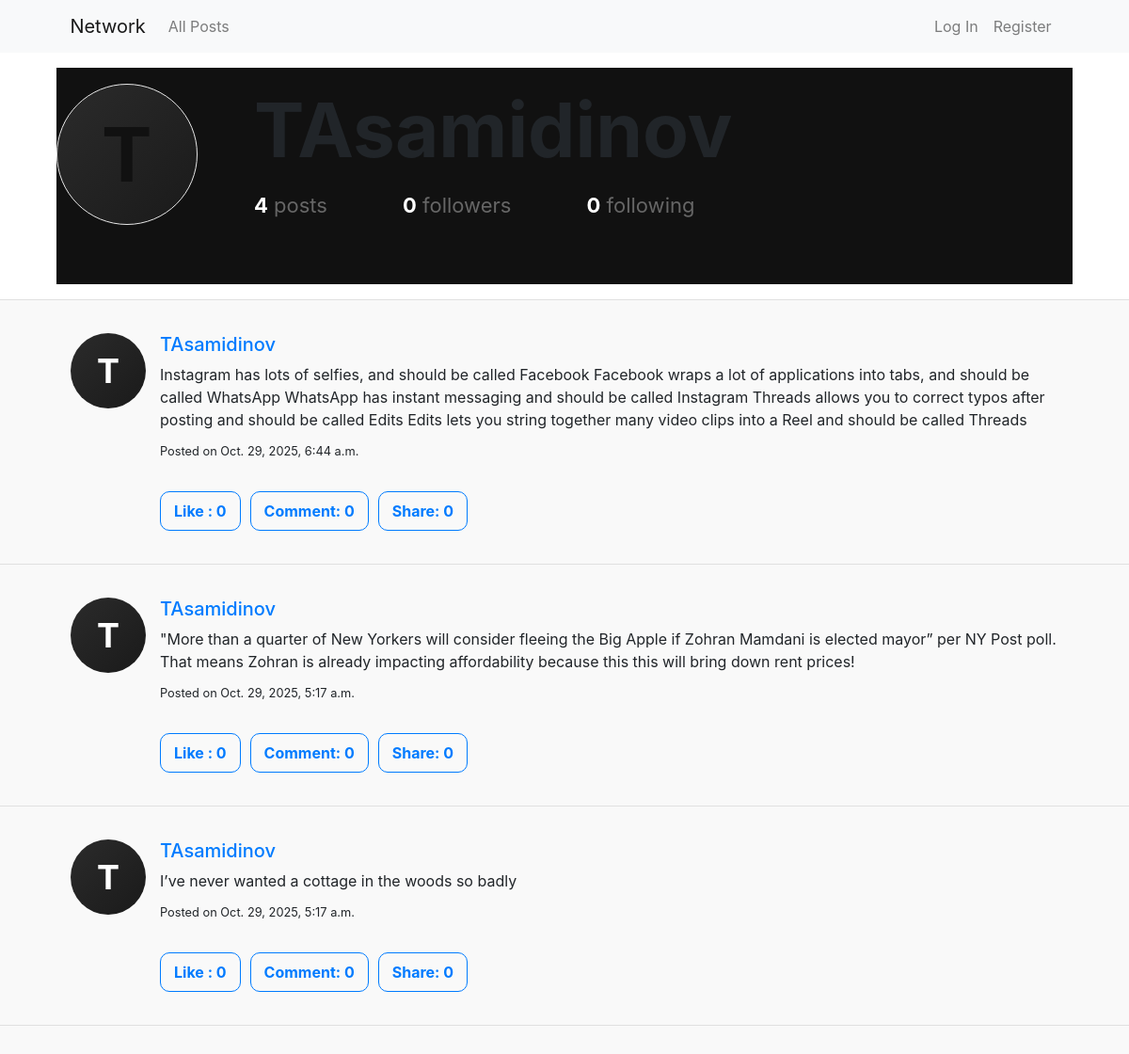
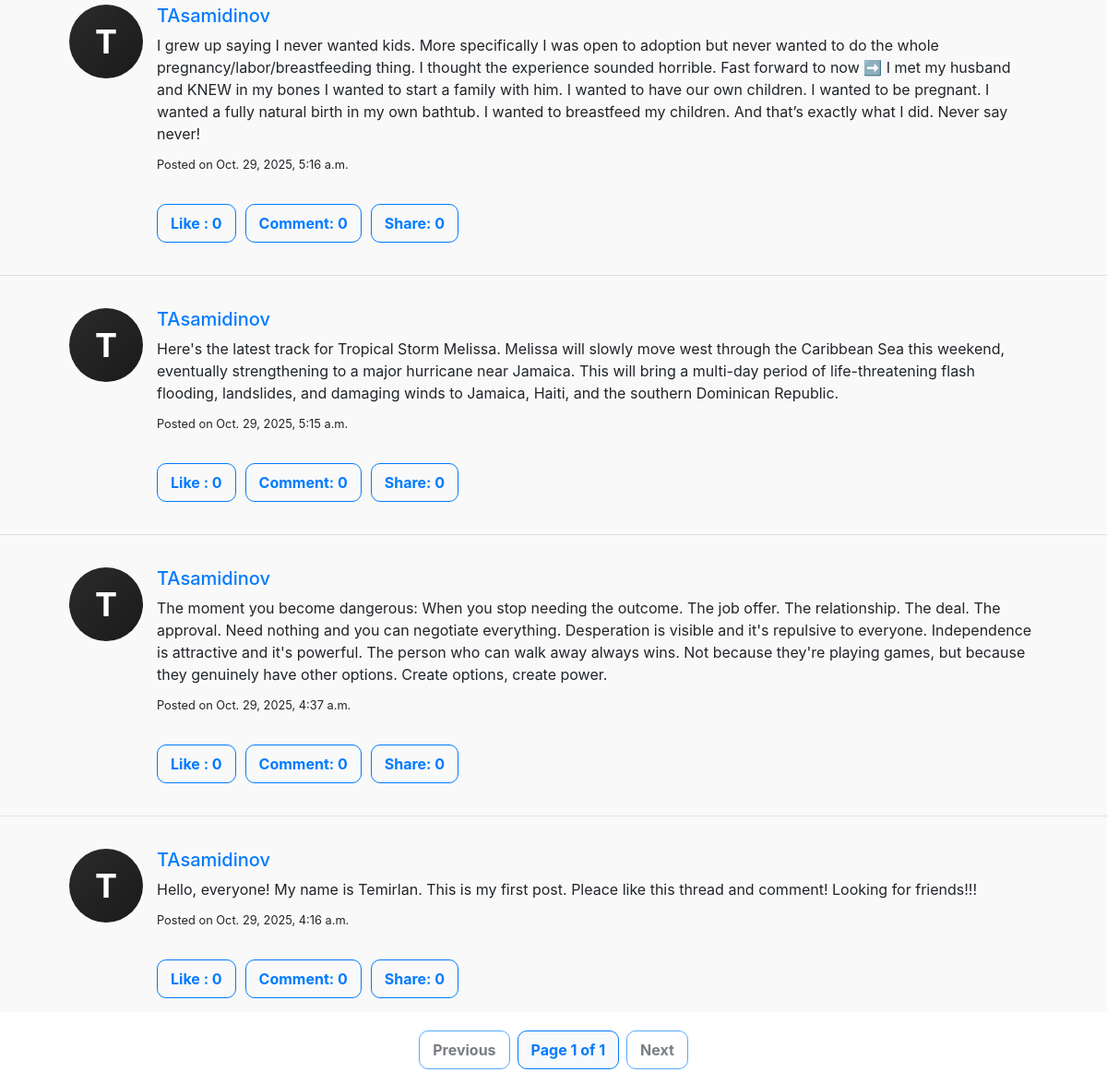
The page /TAsamidinov on the database as committed earlier (2 pictures, top to bottom).
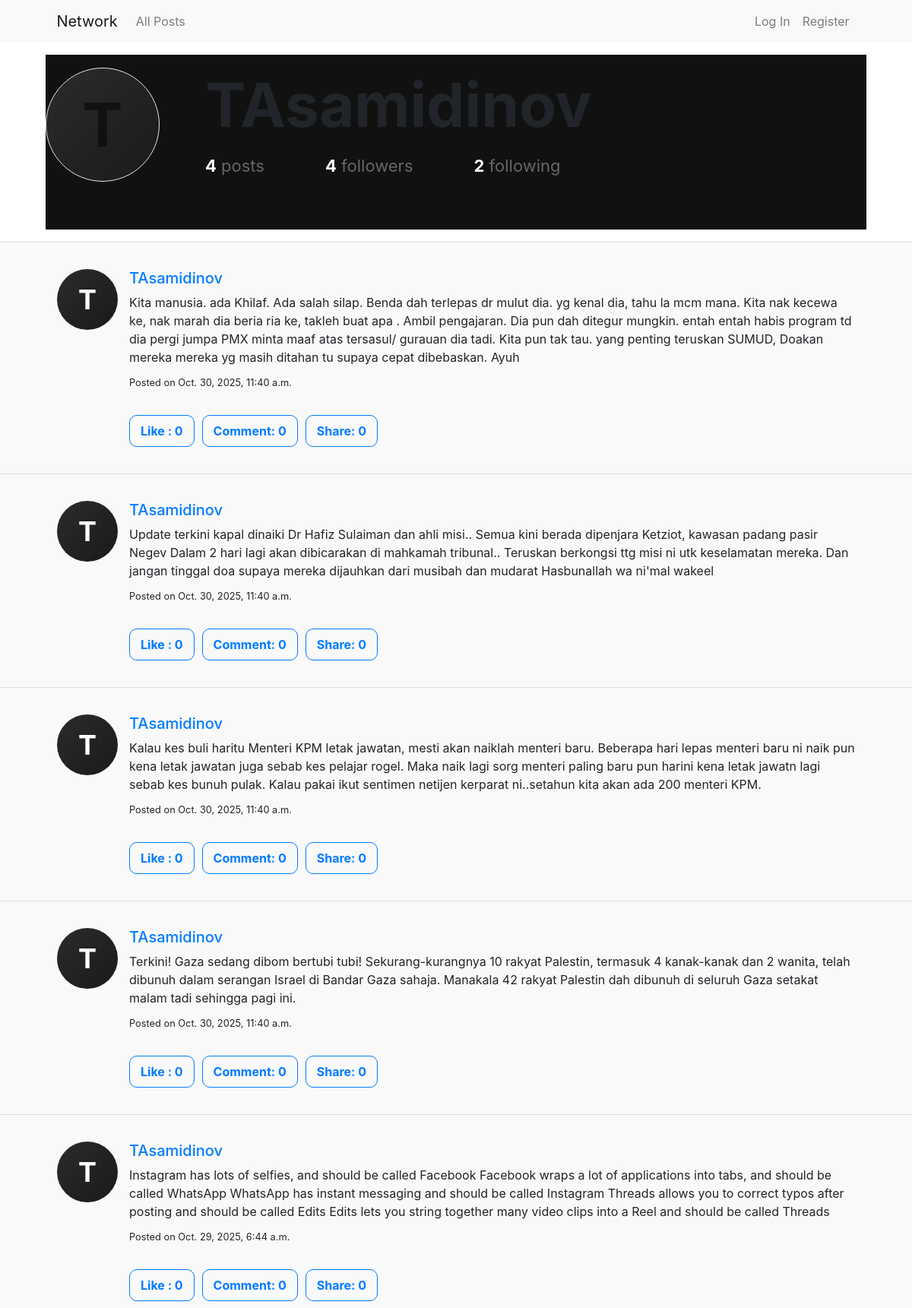
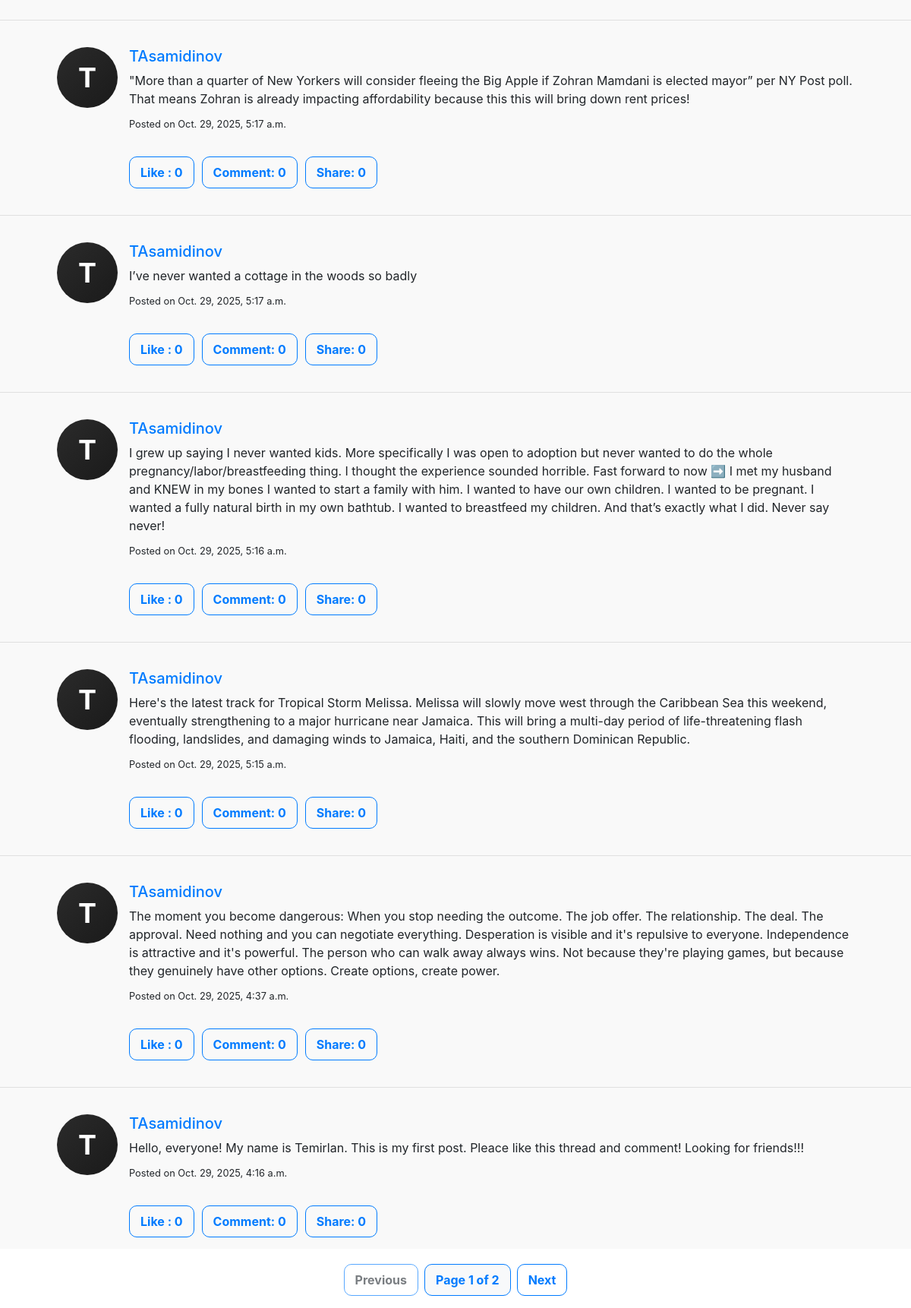
The same page on the database as committed later (2 pictures, top to bottom).
### network/models.py (models this page shows, shortened)
class User(AbstractUser):
    followers = models.ManyToManyField(
        'self',
        symmetrical=False,
        related_name='following',
        through='Follow',
        through_fields=('to_user', 'from_user'),
        blank=True,
    )

class Post(models.Model):
    author = models.ForeignKey(User, on_delete=models.CASCADE, related_name="posts")
    content = models.TextField()
    timestamp = models.DateTimeField(auto_now_add=True)
    likes = models.IntegerField(default=0)
    liked_by = models.ManyToManyField(User, related_name="liked_posts", blank=True)

### network/views.py (the view)
# urls.py: path("<str:username>", views.profile, name="profile"),
def profile(request, username):
    profile_user = get_object_or_404(User, username=username)
    is_following = False
    if request.user.is_authenticated:
        is_following = Follow.objects.filter(from_user=request.user, to_user=User.objects.get(username=username)).exists()
    return render(request, "network/profile.html", {
        "profile_user": User.objects.get(username=username),
        "posts": Post.objects.filter(author=User.objects.get(username=username)).order_by("-timestamp"),
        "is_following": is_following,
        "page_obj": Paginator(Post.objects.filter(author=User.objects.get(username=username)).order_by("-timestamp"), 10).get_page(request.GET.get("page", 1))
    })

### network/templates/network/profile.html (shortened to what this page needs)
{% extends "network/layout.html" %}
{% load static %}
{% block body %}
    <div class="profile-head">
        <div class="profile-row">
        <div class="profile-left">
            <div class="avatar"><span>{{ profile_user.username|slice:":1"|upper }}</span></div>
        </div>
        <div class="profile-right">
            <div class="profile-username">{{ profile_user.username }}</div>
            <div class="profile-stats">
                <span class="stat"><strong>4</strong> posts</span>
                <span class="stat"><strong>{{ profile_user.followers.count }}</strong> followers</span>
                <span class="stat"><strong>{{ profile_user.following.count }}</strong> following</span>
            </div>
        </div>
        </div>
    </div>
    <div id="posts-area" class="posts-area">
      {% for post in posts %}
        <hr>
        <div class="post-card mx-auto">
          <div class="post-left">
            <div class="post-avatar">
              <span>{{ post.author.username|slice:":1"|upper }}</span>
            </div>
          </div>
          <div class="post-right">
            <h5><a href="{% url 'profile' post.author.username %}">{{ post.author.username }}</a></h5>
            <p>{{ post.content }}</p>
            <small>Posted on {{ post.timestamp }}</small>
            <br><br>
            <div class="post-actions mt-2 d-flex gap-2">
              <div class="post">
                <button
                  class="btn btn-outline-primary like-btn {% if user in post.liked_by.all %}active{% endif %}"
                  data-post-id="{{ post.id }}">
                  {% if user in post.liked_by.all %}
                    Unlike
                  {% else %}
                    Like
                  {% endif %}
                  : <span id="like-count-{{ post.id }}">{{ post.liked_by.count }}</span>
                </button>
              </div>
              <button class="btn btn-outline-primary">Comment: 0</button>
              <button class="btn btn-outline-primary">Share: 0</button>
            </div>
          </div>
        </div>
      {% empty %}
        <p>No posts available.</p>
      {% endfor %}
  </div>
    <nav aria-label="Posts pagination">
        <ul class="pagination justify-content-center mt-3">
          {% if page_obj.has_previous %}
            <li class="page-item">
              <a class="btn btn-outline-primary mx-1 " href="?page={{ page_obj.previous_page_number }}">
                Previous
              </a>
            </li>
          {% else %}
            <li class="page-item">
              <span class="btn btn-outline-primary text-dark mx-1 disabled">
                Previous
              </span>
            </li>
          {% endif %}
          <li class="page-item disabled">
            <span class="btn btn-light border-primary text-primary mx-1">
              Page {{ page_obj.number }} of {{ page_obj.paginator.num_pages }}
            </span>
          </li>
          {% if page_obj.has_next %}
            <li class="page-item">
              <a class="btn btn-outline-primary mx-1" href="?page={{ page_obj.next_page_number }}">
                Next
              </a>
            </li>
          {% else %}
            <li class="page-item">
              <span class="btn btn-outline-primary text-dark mx-1 disabled">
                Next
              </span>
            </li>
          {% endif %}
        </ul>
      </nav>
{% endblock %}

### network/templates/network/layout.html (shortened to what this page needs)
{% load static %}
<!DOCTYPE html>
<html lang="en">
    <head>
        <link rel="stylesheet" href="https://stackpath.bootstrapcdn.com/bootstrap/4.4.1/css/bootstrap.min.css">
        <link href="{% static 'network/styles.css' %}" rel="stylesheet">
    </head>
    <body>
        <nav class="navbar navbar-expand-lg navbar-light bg-light ">
            <a class="navbar-brand custom-navbar" href="#">Network</a>
            <div class="ms-auto">
                <ul class="navbar-nav">
                    <li class="nav-item">
                        <a class="nav-link" href="{% url 'index' %}">All Posts</a>
                    </li>
                </ul>
            </div>
            <div class="custom-navbar-end">
                <ul class="navbar-nav">
                    {% if user.is_authenticated %}
                        <li class="nav-item">
                            <a class="nav-link" href="{% url 'logout' %}">Log Out</a>
                        </li>
                        <li class="nav-item ">
                            <a class="nav-link" href="{% url 'profile' request.user.username %}"><strong>{{ request.user.username }}</strong></a>
                        </li>
                    {% else %}
                        <li class="nav-item">
                            <a class="nav-link" href="{% url 'login' %}">Log In</a>
                        </li>
                        <li class="nav-item">
                            <a class="nav-link" href="{% url 'register' %}">Register</a>
                        </li>
                    {% endif %}
                </ul>
            </div>
        </nav>
        <div class="body">
            {% block body %}
            {% endblock %}
        </div>
    </body>
</html>

### network/static/network/styles.css (style rules this page uses)
:root { --bg: #0b0b0b; --card: #141414; --ink: #fff; --muted: #9b9b9b; --line: #222; --danger: #ef4444; --radius-xl: 18px; --radius-pill: 999px; --shadow-soft: 0 10px 30px rgba(0,0,0,.25); }
@media (prefers-color-scheme: light) { :root { --bg: #fff; --card: #fff; --ink: #111; --muted: #666; --line: #e7e7e7; } }
.profile-head { margin-top: 16px; margin-right: auto; margin-bottom: 8px; margin-left: 5%; padding-top: 17px; padding-right: 20px; padding-bottom: 0; padding-left: 0; background: var(--ink); width: 90%; height: 230px; }
.profile-row { display: grid; grid-template-columns: 150px 1fr; gap: 60px; align-items: center; }
.profile-left { align-items: center; justify-content: center; }
.avatar { width: 150px; height: 150px; border-radius: 50%; background: linear-gradient(135deg, #2b2b2b, #1a1a1a); border: 1px solid var(--line); display: grid; place-items: center; overflow: hidden; }
.avatar span { color: var(--ink); font-weight: 700; font-size: 80px; letter-spacing: .5px; opacity: 7.9; }
.profile-right { display: grid; gap: 10px; }
.profile-username { font-size: 80px; font-weight: 700; line-height: 1.1; }
.post-actions { display: flex; gap: 10px; }
.btn { padding: 8px 14px; font-weight: 700; border-radius: 10px; }
.profile-stats { display: flex; gap: 80px; color: var(--muted); font-size: 22px; }
.profile-stats .stat strong { color: var(--card); font-weight: 700; }
.post-card { width: 90%; margin: 20px auto; padding: 15px; }
.posts-area { background-color: #f9f9f9; }
.post-card { display: flex; align-items: flex-start; width: 90%; margin: 20px auto; padding: 15px; gap: 15px; }
.post-right { flex: 1; }
.post-right p { margin-bottom: 8px; }
.custom-navbar { margin-left: 5%; }
.custom-navbar-end { display: flex; justify-content: flex-end; margin-left: auto; margin-right: 5%; }
.post-avatar { width: 80px; height: 80px; border-radius: 50%; background: linear-gradient(135deg, #2b2b2b, #1a1a1a); display: grid; place-items: center; font-weight: 700; font-size: 36px; color: #fff; text-transform: uppercase; flex-shrink: 0; }

Rows that differ between the two databases and show on the page:
changed User "TAsamidinov": followers.count "0" → "4"; following.count "0" → "2"
added Post: author.username "T", author.username "TAsamidinov", content "Kita manusia. ada Khilaf. Ada salah silap. Benda dah terlepas dr mulut dia. yg kenal dia, tahu la mcm mana. Kita nak kecewa ke, nak marah dia beria ria ke, takleh buat apa . Ambil pengajaran. Dia pun dah ditegur mungkin. entah entah habis program td dia pergi jumpa PMX minta maaf atas tersasul/ gurauan dia tadi. Kita pun tak tau. yang penting teruskan SUMUD, Doakan mereka mereka yg masih ditahan tu supaya cepat dibebaskan. Ayuh", timestamp "Oct. 30, 2025, 11:40 a.m.", shows "Like", liked_by.count "0"
added Post: author.username "T", author.username "TAsamidinov", content "Update terkini kapal dinaiki Dr Hafiz Sulaiman dan ahli misi.. Semua kini berada dipenjara Ketziot, kawasan padang pasir Negev Dalam 2 hari lagi akan dibicarakan di mahkamah tribunal.. Teruskan berkongsi ttg misi ni utk keselamatan mereka. Dan jangan tinggal doa supaya mereka dijauhkan dari musibah dan mudarat Hasbunallah wa ni'mal wakeel", timestamp "Oct. 30, 2025, 11:40 a.m.", shows "Like", liked_by.count "0"
added Post: author.username "T", author.username "TAsamidinov", content "Kalau kes buli haritu Menteri KPM letak jawatan, mesti akan naiklah menteri baru. Beberapa hari lepas menteri baru ni naik pun kena letak jawatan juga sebab kes pelajar rogel. Maka naik lagi sorg menteri paling baru pun harini kena letak jawatn lagi sebab kes bunuh pulak. Kalau pakai ikut sentimen netijen kerparat ni..setahun kita akan ada 200 menteri KPM.", timestamp "Oct. 30, 2025, 11:40 a.m.", shows "Like", liked_by.count "0"
added Post: author.username "T", author.username "TAsamidinov", content "Terkini! Gaza sedang dibom bertubi tubi! Sekurang-kurangnya 10 rakyat Palestin, termasuk 4 kanak-kanak dan 2 wanita, telah dibunuh dalam serangan Israel di Bandar Gaza sahaja. Manakala 42 rakyat Palestin dah dibunuh di seluruh Gaza setakat malam tadi sehingga pagi ini.", timestamp "Oct. 30, 2025, 11:40 a.m.", shows "Like", liked_by.count "0"
Other text that changed with them:
{{ page_obj.paginator.num_pages }}: "1" → "2"
